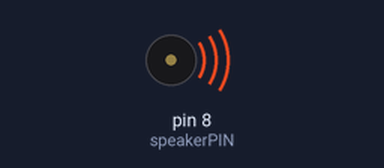
Bench run of a sketch on a simulated Arduino Uno, built with avr-gcc and run on an emulated ATmega328P. Shown: buzzer (waves = sounding).

Above: at 0.06 s.
At 2.37 s:
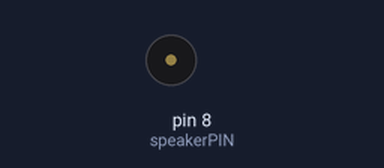
Timing chart, 0 to 3.0 s (numbered marks = the images above):
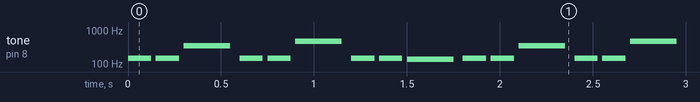

The sketch:

Pkmn_RedBlue_ST.ino
```cpp
// Code by Pixel, DroidTeam
// Basic music, it is the first part of the Pokemon Red/Blue Intro soundtrack
// Currently the Speaker is set to Digital Pin 8

#include "pitches.h"
#define speakerPIN 8

int melody1[] = {
  NOTE_D3, NOTE_D3, NOTE_F4, NOTE_D3, NOTE_D3, NOTE_AS4, NOTE_D3, NOTE_D3, NOTE_CS3, NOTE_D3, NOTE_D3, NOTE_F4, NOTE_D3, NOTE_D3, NOTE_AS4, NOTE_B4
};

int melody2[] = {
	NOTE_DS3, NOTE_C5, NOTE_C3
};

int noteDurations[] = {
  8, 8, 4, 8, 8, 4, 8, 8, 4, 8, 8, 4, 8, 8, 4, 2
};

int noteDurations2[] = {
	2, 2, 2
};

void setup() {
}

void loop() {
	for (int thisNote = 0; thisNote < 16; thisNote++) {
		int noteDuration = 1000 / noteDurations[thisNote];
		tone(speakerPIN, melody1[thisNote], noteDuration);
		int pauseBetweenNotes = noteDuration * 1.20;
		delay(pauseBetweenNotes);
		noTone(speakerPIN);
	}
	for (int thisNote = 0; thisNote < 3; thisNote++) {
		int noteDuration = 1000 / noteDurations2[thisNote];
		tone(speakerPIN, melody2[thisNote], noteDuration);
		int pauseBetweenNotes = noteDuration * 1.20;
		delay(pauseBetweenNotes);
		noTone(speakerPIN);
	}
}
```

pitches.h
```cpp
#define NOTE_B0  31
#define NOTE_C1  33
#define NOTE_CS1 35
#define NOTE_D1  37
#define NOTE_DS1 39
#define NOTE_E1  41
#define NOTE_F1  44
#define NOTE_FS1 46
#define NOTE_G1  49
#define NOTE_GS1 52
#define NOTE_A1  55
#define NOTE_AS1 58
#define NOTE_B1  62
#define NOTE_C2  65
#define NOTE_CS2 69
#define NOTE_D2  73
#define NOTE_DS2 78
#define NOTE_E2  82
#define NOTE_F2  87
#define NOTE_FS2 93
#define NOTE_G2  98
#define NOTE_GS2 104
#define NOTE_A2  110
#define NOTE_AS2 117
#define NOTE_B2  123
#define NOTE_C3  131
#define NOTE_CS3 139
#define NOTE_D3  147
#define NOTE_DS3 156
#define NOTE_E3  165
#define NOTE_F3  175
#define NOTE_FS3 185
#define NOTE_G3  196
#define NOTE_GS3 208
#define NOTE_A3  220
#define NOTE_AS3 233
#define NOTE_B3  247
#define NOTE_C4  262
#define NOTE_CS4 277
#define NOTE_D4  294
#define NOTE_DS4 311
#define NOTE_E4  330
#define NOTE_F4  349
#define NOTE_FS4 370
#define NOTE_G4  392
#define NOTE_GS4 415
#define NOTE_A4  440
#define NOTE_AS4 466
#define NOTE_B4  494
#define NOTE_C5  523
#define NOTE_CS5 554
#define NOTE_D5  587
#define NOTE_DS5 622
#define NOTE_E5  659
#define NOTE_F5  698
#define NOTE_FS5 740
#define NOTE_G5  784
#define NOTE_GS5 831
#define NOTE_A5  880
#define NOTE_AS5 932
#define NOTE_B5  988
#define NOTE_C6  1047
#define NOTE_CS6 1109
#define NOTE_D6  1175
#define NOTE_DS6 1245
#define NOTE_E6  1319
#define NOTE_F6  1397
#define NOTE_FS6 1480
#define NOTE_G6  1568
#define NOTE_GS6 1661
#define NOTE_A6  1760
#define NOTE_AS6 1865
#define NOTE_B6  1976
#define NOTE_C7  2093
#define NOTE_CS7 2217
#define NOTE_D7  2349
#define NOTE_DS7 2489
#define NOTE_E7  2637
#define NOTE_F7  2794
#define NOTE_FS7 2960
#define NOTE_G7  3136
#define NOTE_GS7 3322
#define NOTE_A7  3520
#define NOTE_AS7 3729
#define NOTE_B7  3951
#define NOTE_C8  4186
#define NOTE_CS8 4435
#define NOTE_D8  4699
#define NOTE_DS8 4978
```

Measured:
- by itself, tone on pin 8 (speakerPIN): plays 147 Hz for 0.13 s, 147 Hz for 0.13 s, 349 Hz for 0.25 s, 147 Hz for 0.13 s, 147 Hz for 0.13 s, 466 Hz for 0.25 s … (459 notes in this stretch)
